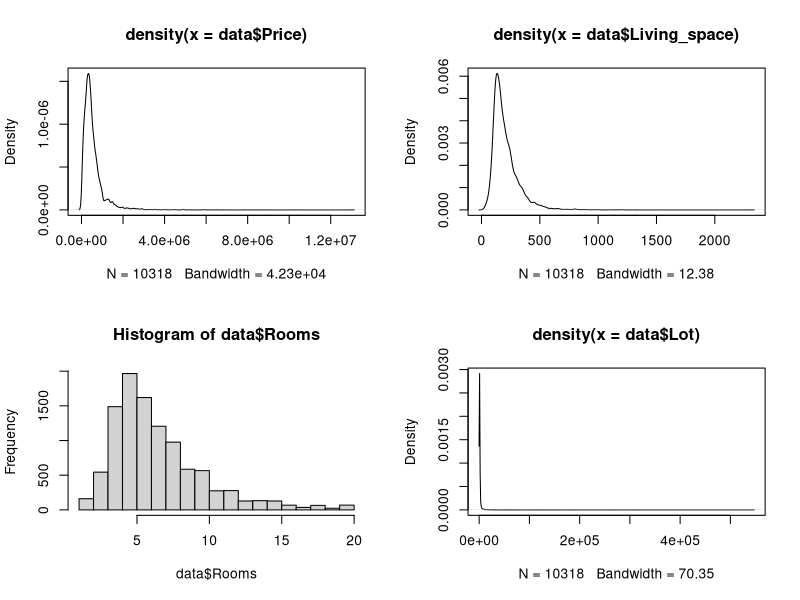
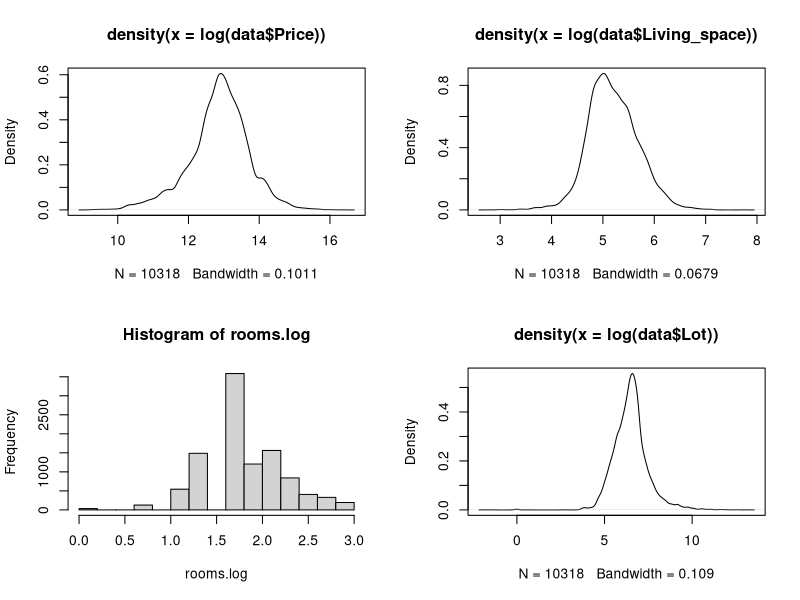
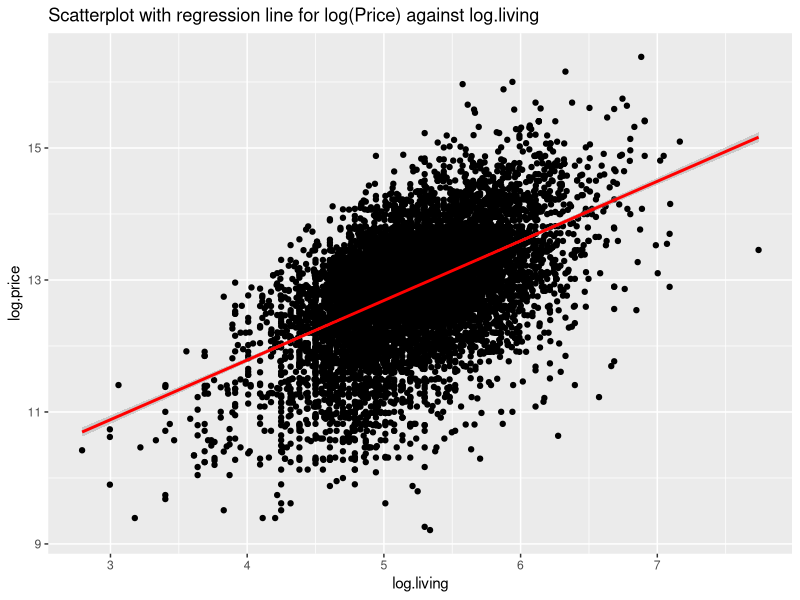
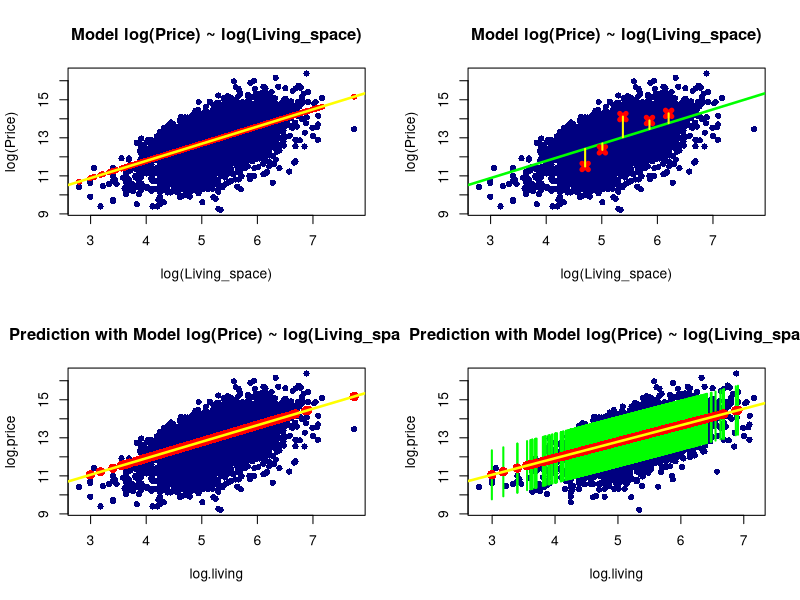
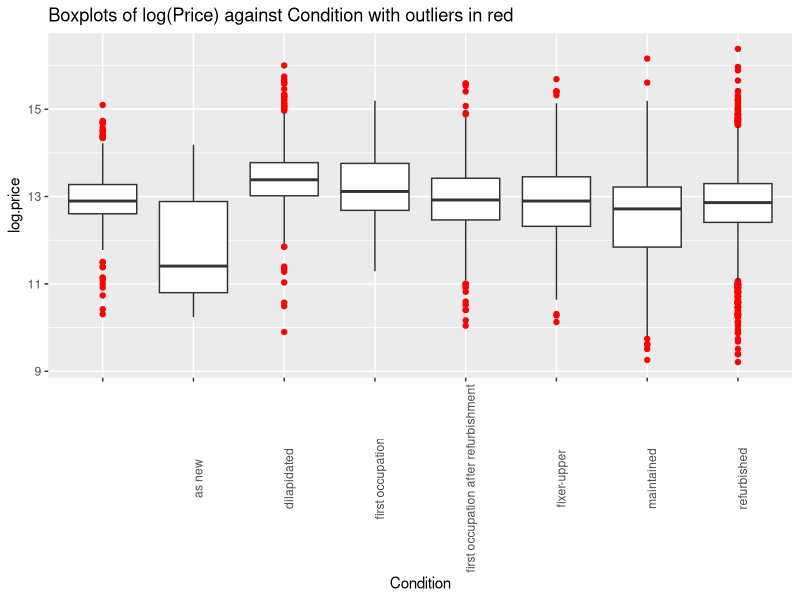
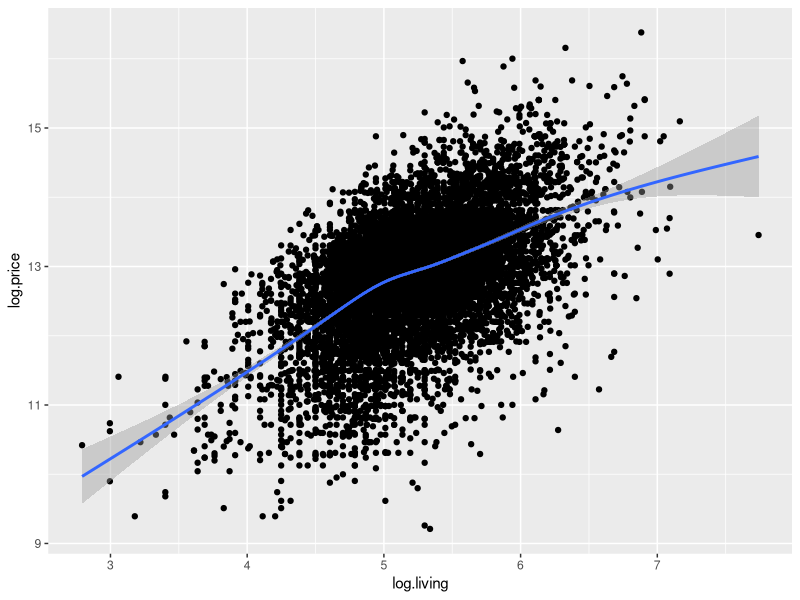
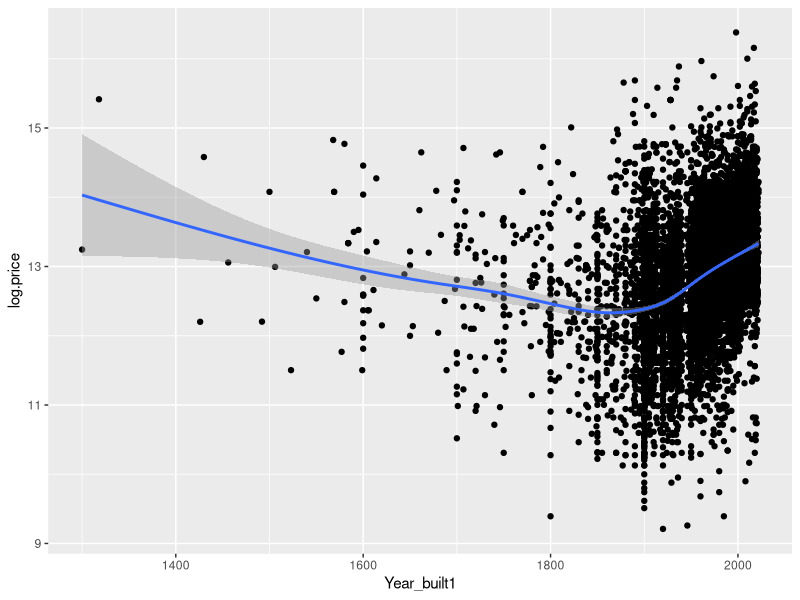
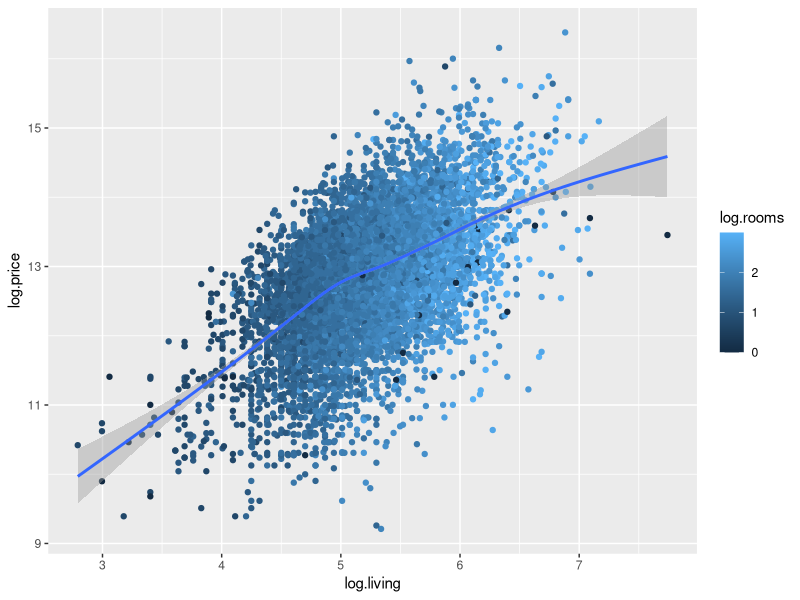

The R source for these figures, in order:
## ---- chunk 1
knitr::opts_chunk$set(echo = TRUE)
## ---- chunk 2
data <- read.csv('german_housing_cleaned.csv',header =T, encoding='UTF-8')
head(data)
## ---- chunk 3
par(mfrow = c(2,2))

#Price
plot(density(data$Price))

#Living_space
plot(density(data$Living_space))

#Rooms
hist(data$Rooms)

#Lot
plot(density(data$Lot))
## ---- chunk 4
par(mfrow = c(2,2))

#Price
price.log <- density(log(data$Price))
plot(price.log)

#Living_space
living.log <- density(log(data$Living_space))
plot(living.log)

#Rooms
rooms.log <- log(data$Rooms)
hist(rooms.log)

#Lot
lot.log <- density(log(data$Lot))
plot(lot.log)
## ---- chunk 5
data1 <- data
data1$log.price <- log(data1$Price)
data1$log.living <- log(data1$Living_space)
data1$log.rooms <- log(data1$Rooms)
data1$log.lot <- log(data1$Lot)
data1$Condition <- factor(data1$Condition)
str(data1)
## ---- chunk 6
options(scipen=999) #block scientific notation
library(ggplot2)
attach(data)
## ---- chunk 7
#Living_space
ggplot(data1, aes(log.living, log.price)) + geom_point() + geom_smooth(method = lm, se = T, color = 'red') + ggtitle('Scatterplot with regression line for log(Price) against log.living')
## ---- chunk 8
#linear model
lm.log.price_living <- lm(log.price ~ log.living, data = data1)
summary(lm.log.price_living)

#estimated regression coefficients
coef(lm.log.price_living)
## ---- chunk 9
##linear model
lm.log.price_living_type <- lm(data = data1, log.price ~ log.living + Type)
summary(lm.log.price_living_type)

#estimated regression coefficients
coef(lm.log.price_living_type)

#intercept of Type "NULL"
coef(lm.log.price_living_type)['(Intercept)']

#intercept of Type single dwelling
coef(lm.log.price_living_type)['(Intercept)'] + coef(lm.log.price_living_type)['TypeSingle dwelling']
## ---- chunk 10
##linear model
lm.log.price_living_type2 <- lm(data = data1, log.price ~ log.living * Type)
summary(lm.log.price_living_type2)

#estimated regression coefficients
coef(lm.log.price_living_type2)

# The "P-Values - confidence intervals" duality
confint(lm.log.price_living_type2)
## ---- chunk 11
formula(lm.log.price_living_type)
summary(lm.log.price_living_type)$r.squared
summary(lm.log.price_living_type)$adj.r.squared
## ---- chunk 12
formula(lm.log.price_living_type2)
summary(lm.log.price_living_type2)$r.squared
summary(lm.log.price_living_type2)$adj.r.squared
## ---- chunk 13
attach(data)
#lm.log.price_living
fitted.price_living <- fitted(lm.log.price_living)
str(fitted.price_living)
head(fitted.price_living)
plot(log(Price)~ log(Living_space), main = 'Model log(Price) ~ log(Living_space)', col = 'navy', pch = 16)
points(fitted.price_living ~ log(Living_space), col = 'red', pch = 16)
abline(lm.log.price_living, col = 'yellow', lwd = 2.5)
## ---- chunk 14
attach(data1)
resid.price_living <- resid(lm.log.price_living)
length(resid.price_living)
head(resid.price_living)

set.seed(100)
id <- sample(x = 1:10318, size = 5)
resid.price_living[id]
fitted.price_living[id]

plot(log(Price) ~ log(Living_space), main = 'Model log(Price) ~ log(Living_space)', col = 'navy', pch = 16)
abline(lm.log.price_living, col = 'green', lwd = 2.5)

points(log(Price) ~ log(Living_space), data = data1[id, ], col = 'red', pch = 4, lwd = 5)
segments(x0 = data1[id, 'log.living'], x1 = data1[id, 'log.living'],
         y0 = fitted.price_living[id], y1 = data1[id, 'log.price'], col = 'yellow', lwd = 2)
## ---- chunk 15
#split dataset 
split80 <- round(nrow(data1)* 0.80)
train <- data1[1:split80,]
test <- data1[(split80 + 1):nrow(data1),]
dim(train)
dim(test)

#linear regression model
lm.train <- lm(log.price ~ log.living, data = train)
summary(lm.train)

#predictions
pred.new.living <- predict(object = lm.train, newdata = test)
pred.new.living.CI <- predict(object = lm.train, interval = 'prediction', newdata = test)

#display predictions
plot(log.price ~log.living, data = data1, main = 'Prediction with Model log(Price) ~ log(Living_space)', col = 'navy', pch = 16)
points(x = test$log.living, y= pred.new.living, col = 'red', pch = 16, cex = 1.5)
abline(lm.train, col = 'yellow', lwd = 2.5)


plot(log.price ~ log.living, data = train, main = 'Prediction with Model log(Price) ~ log(Living_space)', col = 'navy', pch = 16)
segments(x0 = test$log.living, x1 = test$log.living,
         y0 = pred.new.living.CI[, 'lwr'], y1 = pred.new.living.CI[, 'upr'], lwd = 2, col = 'green')
points(x = test$log.living, y= pred.new.living.CI[,'fit'], col = 'red', pch = 16, cex =1.5)
abline(lm.train, col = 'yellow', lwd = 2.5)
## ---- chunk 16
condition.box.with_outlier <- ggplot(data1, aes(x=Condition, y=log.price)) + geom_boxplot(outlier.colour = 'red')+ theme(axis.text.x = element_text(angle = 90)) + ggtitle('Boxplots of log(Price) against Condition with outliers in red')
plot(condition.box.with_outlier)

#model
lm.price_condition.1 <- lm(log.price ~ Condition, data = data1)
summary(lm.price_condition.1)

#coefficients
coef(lm.price_condition.1)

aggregate(log.price ~Condition, 
          FUN = mean, data = data1)

#model without slope, only intercept
lm.price_condition.0 <- lm(log.price ~ 1, data = data1)
summary(lm.price_condition.0)
coef(lm.price_condition.0)

#Anova
anova(lm.price_condition.0, lm.price_condition.1)


#post-hoc contrasts
library(multcomp)
unique(data1$Condition)
ph.test.1 <- glht(model = lm.price_condition.1, linfct = mcp(Condition = c('refurbished - dilapidated = 0')))
summary(ph.test.1)
## ---- chunk 17
#str(data1)
Year_built1 <- as.integer(data1$Year_built)
floor1 <- as.integer(data1$Floors)
typeof(Year_built1)
lm.price_condition.2 <- update(lm.price_condition.1,. ~ . + Type + log.rooms + State +Energy_efficiency_class + Year_built1 + Furnishing_quality + floor1)
formula(lm.price_condition.2)
drop1(lm.price_condition.2, test = "F")
## ---- chunk 18
library(ggplot2)
attach(data1)
## ---- chunk 19
gg.log.price_log.living <- ggplot(data1,mapping = aes(y = log.price, x = log.living)) + geom_point()
gg.log.price_log.living + geom_smooth()
## ---- chunk 20
gg.log.price_log.living <- ggplot(data1,mapping = aes(y = log.price, x = Year_built1)) + geom_point()
gg.log.price_log.living + geom_smooth()
## ---- chunk 21
gg.log.price_log.living <- ggplot(data1,mapping = aes(y = log.price, x = log.living, colour = log.rooms)) + geom_point()
gg.log.price_log.living + geom_smooth()
## ---- chunk 22
#model with a linear effect for log.living
lm.living.1 <- lm(log.price ~ log.living + Year_built1)
drop1(lm.living.1, test = "F")
## ---- chunk 23
#model with a quadratic effect for log.living
lm.living.2 <- update(lm.living.1, . ~ . + I(log.living^2))
summary(lm.living.2)
## ---- chunk 24
#test in quadratic
anova(lm.living.1, lm.living.2)

## ---- chunk 25
#plot
gg.log.price_log.living + geom_smooth(method = 'lm', formula = y ~poly(x, degree = 2))
## ---- chunk 26
#model with a quadratic poly
lm.living.3 <- lm(log.price ~ log.rooms + poly(log.living, degree = 2))
summary(lm.living.3)
## ---- chunk 27
#model with a cubic poly
lm.living.4 <- lm(log.price ~ log.rooms + poly(log.living, degree = 3))
summary(lm.living.4)
## ---- chunk 28
gg.log.lot.log.price <- ggplot(data = data1, mapping = aes(y = log.lot, x = log.price)) + geom_point()
gg.log.lot.log.price + geom_smooth(method = 'gam')
## ---- chunk 29
library(splines)
lm.regression_splines <- lm(log.price ~ bs(log.living, df = 3))
summary(lm.regression_splines)
## ---- chunk 30
library(mgcv)
## ---- chunk 31
attach(data1)
gam.log.price.rooms <- gam(log.price ~ s(log.rooms))
summary(gam.log.price.rooms)
plot(gam.log.price.rooms, residuals = TRUE, cex = 2)
## ---- chunk 32
gam.log.price.log.living <- gam(log.price ~ log.living + s(log.rooms) + s(log(Garages)))
summary(gam.log.price.log.living)

plot(gam.log.price.log.living, residuals = TRUE, select = 1)
## ---- chunk 33

#stroe the residuals in data1
data1$resid.price_living <- resid(lm.log.price_living)

#creat QQ-Plot

qqnorm(resid(lm.log.price_living))
qqline(resid(lm.log.price_living))
## ---- chunk 34
ggplot(mapping = aes(y = abs(resid(lm.log.price_living)), x = fitted(lm.log.price_living))) +
  geom_abline(intercept = 0, slope = 0) + geom_point() +
  geom_smooth()
## ---- chunk 35
## 1) compute Cook’s distance 

cooks.dist.log.price_living <- cooks.distance(lm.log.price_living) 

##
## 2) plot it

ggplot(data = data1,
       mapping = aes(y = log.price, x = log.living,
                     colour = cooks.dist.log.price_living)) +
  geom_point() +
  geom_smooth(method = "lm", se = FALSE) + facet_wrap(. ~ Type)
## ---- chunk 36
plot(lm.log.price_living, which = 5)
## ---- chunk 37

plot(lm.log.price_living_type)
## ---- chunk 38
#mean(data$Price)
##
B <- 10^3
t.mean <- c()

for(i in 1:B){
  t.id <- sample(1:10318, replace = TRUE)
  t.data.price <- data$Price[t.id]
  t.mean[i] <- mean(t.data.price)
}


##
length(t.mean)

hist(t.mean, breaks = 50)
abline(v = mean(data$Price), col = "red")

sorted.means <- sort(t.mean) 
quantile(sorted.means, probs = c(0.025, 0.975))
